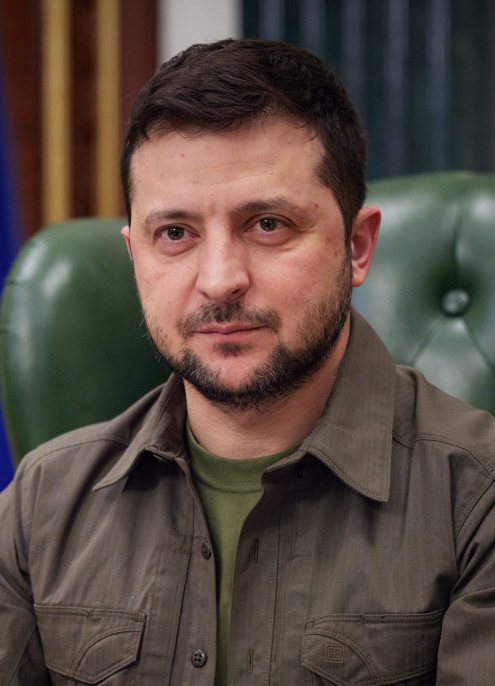
#> input picture group 412/lab1/Shkliarov_Vitalii/Volodymyr_Zelensky.jpg, 990 x 1371 px, found by its file name (shown at 1/2 size)
$ jupyter execute CV_L1.ipynb   (older library calls are emulated)
#> lines starting #> are read from the running program, lines starting #| are printed output that depends on the picture; after the words box and inside, x2 and y2 are one past the last pixel; in counts of white or black regions, pixels touching at a corner belong together
[cell 1]
import cv2
import numpy as np
from google.colab.patches import cv2_imshow

[cell 2]
img = cv2.imread('/content/Volodymyr_Zelensky.jpg', cv2.IMREAD_GRAYSCALE)
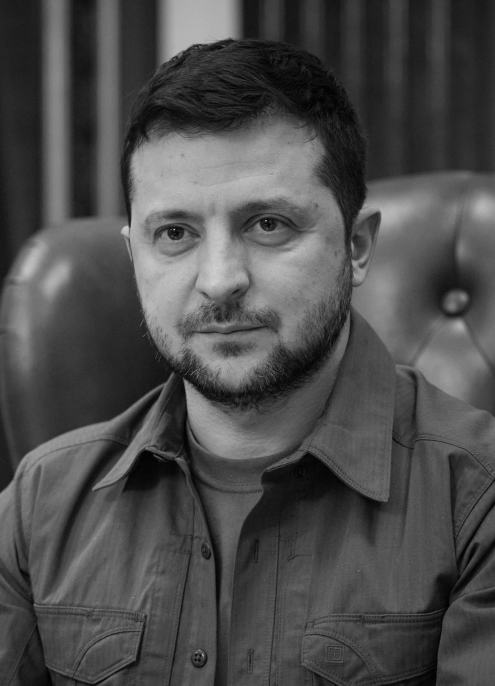
#> img: shape (1371, 990) (shown at 1/2 size); min 0, max 241, mean 76.5

[cell 3]
def kirsch_function(image, pixel_limit=127):
# Kirsch operators
  kernels = [
      np.array([[-3, -3, 5], [-3, 0, 5], [-3, -3, 5]]),
      np.array([[-3, 5, 5], [-3, 0, 5], [-3, -3, -3]]),
      np.array([[5, 5, 5], [-3, 0, -3], [-3, -3, -3]]),
      np.array([[5, 5, -3], [5, 0, -3], [-3, -3, -3]]),
      np.array([[5, -3, -3], [5, 0, -3], [5, -3, -3]]),
      np.array([[-3, -3, -3], [5, 0, -3], [5, 5, -3]]),
      np.array([[-3, -3, -3], [-3, 0, -3], [5, 5, 5]]),
      np.array([[-3, -3, -3], [-3, 0, 5], [-3, 5, 5]])
  ]

  kirsch = np.max([cv2.filter2D(image, -1, kernel) for kernel in kernels], axis=0)
  m,n = image.shape
  for i in range(m):
    for j in range(n):
      kirsch[i,j]= 255 if kirsch[i,j] > pixel_limit else 0

  return kirsch

[cell 4]
h = 600
r = h / img.shape[1]
#> r = 0.606
dim = (h, int(img.shape[0] * r))
#> dim = (600, 830)

[cell 5]
cv2_imshow(cv2.resize(img, dim))
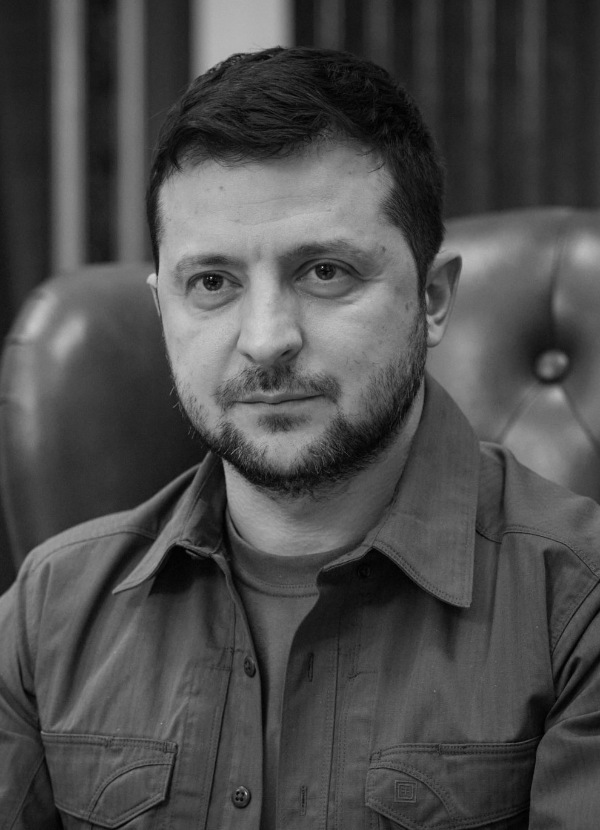
#> shown: shape (830, 600); min 0, max 207, mean 76.3

[cell 6]
kirsch = cv2.resize(kirsch_function(img), dim)
#> in kirsch_function, `kirsch = np.max([cv2.filter2D(image, -1, kernel) for kernel in kernels..`:
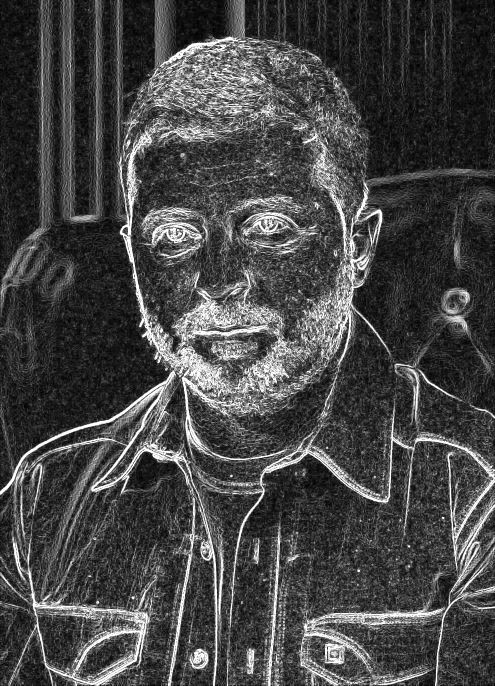
#> kirsch: shape (1371, 990) (shown at 1/2 size); min 0, max 255, mean 70.3
#> after the loop in kirsch_function, `for i in range(m):`:
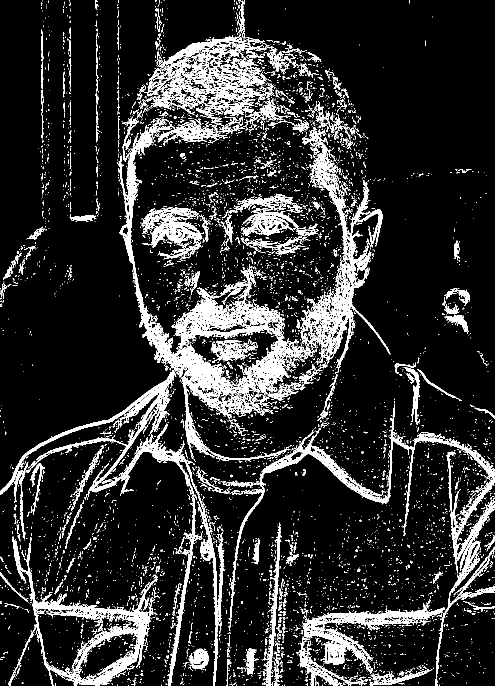
#> kirsch: shape (1371, 990) (shown at 1/2 size); 14% white; 7581 white regions (7179 under 20 px), largest, box (x1, y1, x2, y2) and area: (0, 238, 781, 1371) 64653, (458, 807, 990, 1371) 16236, (288, 70, 551, 232) 13975
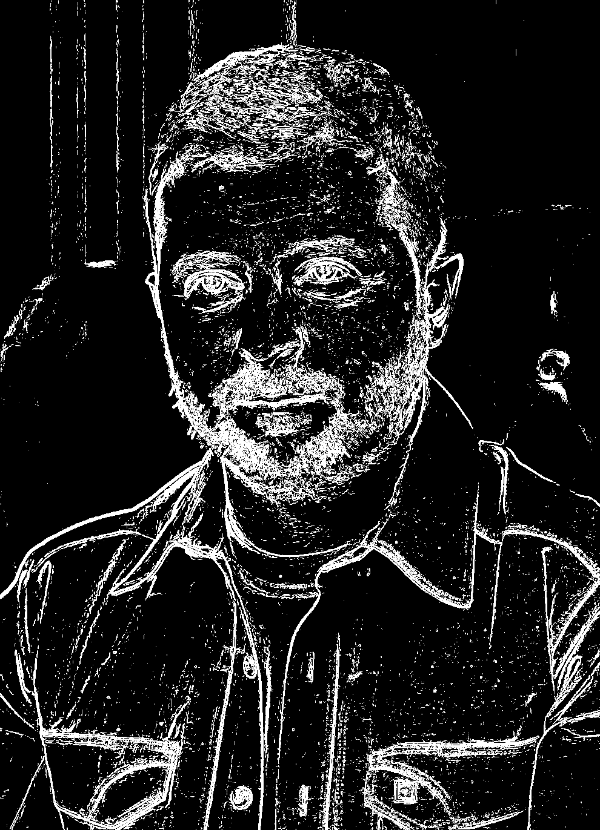
#> kirsch: shape (830, 600); min 0, max 255, mean 35.8
cv2_imshow(kirsch)

[cell 7]
laplacian = cv2.resize(cv2.Laplacian(img, cv2.CV_64F), dim)
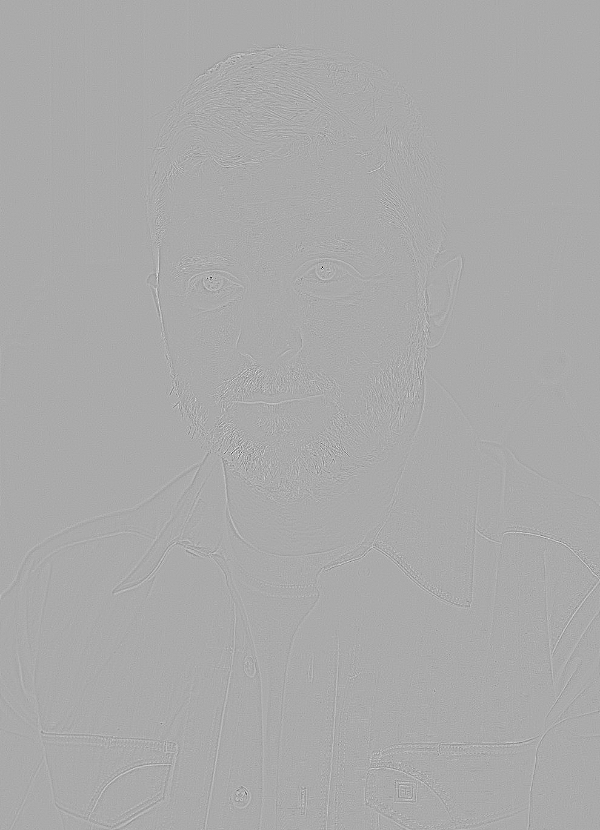
#> laplacian: shape (830, 600) float64; min -221.4, max 109.7, mean 0; drawn with min black and max white
cv2_imshow(laplacian)
